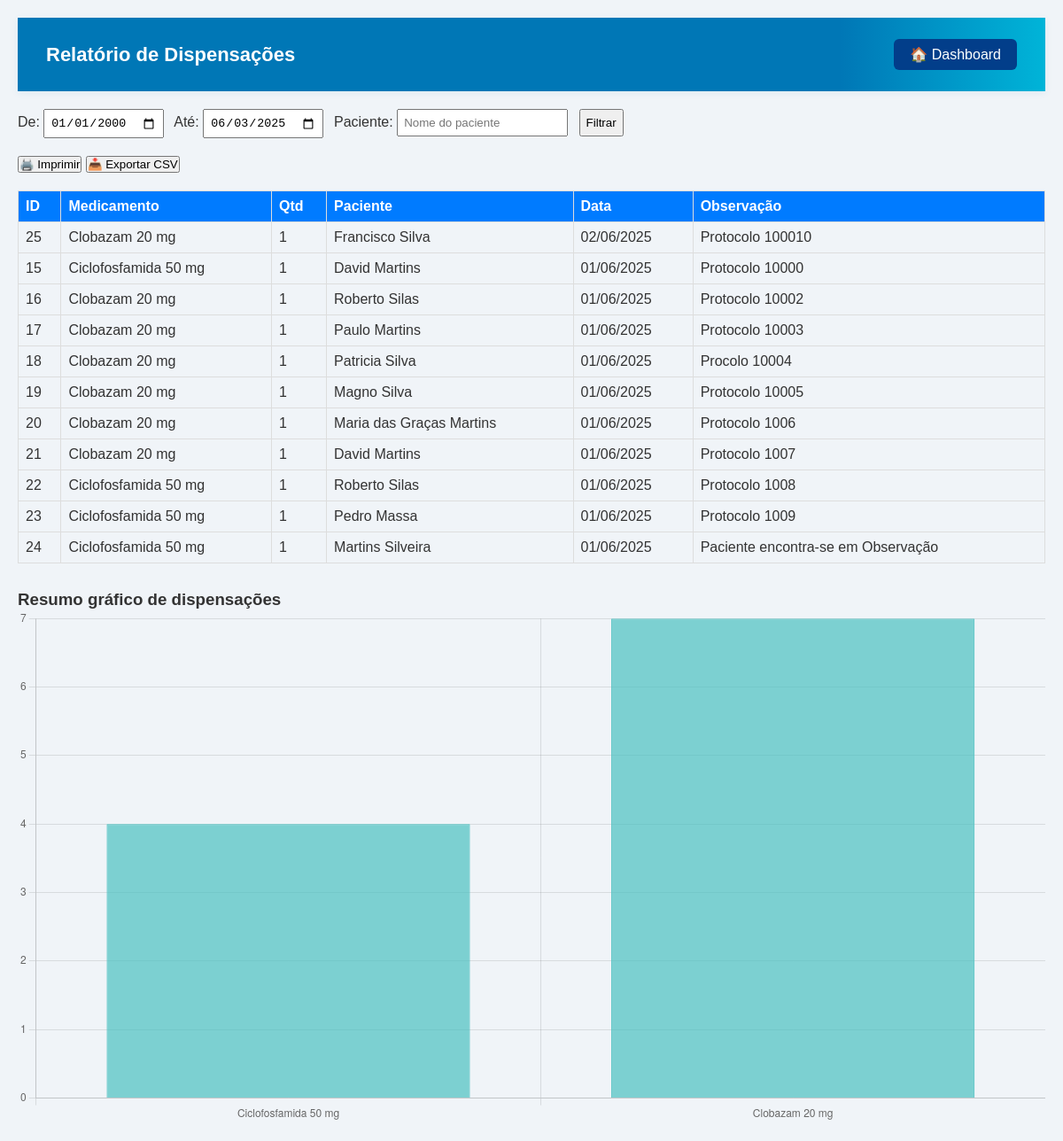
Page /php/relatorios.php (signed in) on the committed database.
### tables this page shows
CREATE TABLE `dispensacoes` (
  `id` int(11) NOT NULL,
  `medicamento_id` int(11) NOT NULL,
  `quantidade` int(11) NOT NULL,
  `paciente` varchar(255) NOT NULL DEFAULT current_timestamp(),
  `data_disp` date NOT NULL,
  `observacao` text NOT NULL DEFAULT current_timestamp()
);

CREATE TABLE `medicamentos` (
  `id` int(11) NOT NULL,
  `nome` varchar(100) NOT NULL,
  `descricao` text DEFAULT NULL,
  `validade` date NOT NULL,
  `quantidade` int(11) NOT NULL DEFAULT 0
);

### php/relatorios.php (the view, shortened to what this page needs)
<?php
include("conexao.php");
$data_fim = isset($_GET['data_fim']) ? $_GET['data_fim'] : date('Y-m-d');
$paciente = isset($_GET['paciente']) ? trim($_GET['paciente']) : '';
$data_inicio = isset($_GET['data_inicio']) ? $_GET['data_inicio'] : '2000-01-01';
$sql = "SELECT d.id, m.nome AS medicamento, d.quantidade, d.paciente, d.data_disp, d.observacao
        FROM dispensacoes d
        JOIN medicamentos m ON d.medicamento_id = m.id
        WHERE d.data_disp BETWEEN ? AND ?";
$params = [$data_inicio, $data_fim];
$types = "ss";
$sql .= " ORDER BY d.data_disp DESC";
$stmt = $conn->prepare($sql);
$stmt->bind_param($types, ...$params);
$stmt->execute();
$result = $stmt->get_result();
$sqlGrafico = "SELECT m.nome AS medicamento, COUNT(d.id) AS total
               FROM dispensacoes d
               JOIN medicamentos m ON d.medicamento_id = m.id
               WHERE d.data_disp BETWEEN ? AND ?
               GROUP BY d.medicamento_id";
$stmtGrafico = $conn->prepare($sqlGrafico);
$stmtGrafico->bind_param("ss", $data_inicio, $data_fim);
$stmtGrafico->execute();
$resultadoGrafico = $stmtGrafico->get_result();
$medicamentos = [];
$totais = [];
while ($row = $resultadoGrafico->fetch_assoc()) {
    $medicamentos[] = $row['medicamento'];
    $totais[] = $row['total'];
}
?>
<!DOCTYPE html>
<html lang="pt-br">
<head>
    <link rel="stylesheet" href="../css/style.css">
    <link rel="stylesheet" href="../css/dashboard.css">
</head>
<body>
<div class="top-bar">
    <h2>Relatório de Dispensações</h2>
    <a href="dashboard.php">🏠 Dashboard</a>
</div>
<form class="filtro-form" method="GET">
    <label>De:</label>
    <input type="date" name="data_inicio" value="<?php echo $data_inicio; ?>" required>
    <label>Até:</label>
    <input type="date" name="data_fim" value="<?php echo $data_fim; ?>" required>
    <label>Paciente:</label>
    <input type="text" name="paciente" value="<?php echo htmlspecialchars($paciente); ?>" placeholder="Nome do paciente">
    <button type="submit">Filtrar</button>
</form>
<div class="btn-actions">
    <button onclick="window.print()">🖨️ Imprimir</button>
    <button onclick="exportarCSV()">📥 Exportar CSV</button>
</div>
<?php if ($result->num_rows > 0): ?>
<table id="tabela-relatorio">
    <thead>
        <tr>
            <th>ID</th>
            <th>Medicamento</th>
            <th>Qtd</th>
            <th>Paciente</th>
            <th>Data</th>
            <th>Observação</th>
        </tr>
    </thead>
    <tbody>
        <?php while ($row = $result->fetch_assoc()): ?>
        <tr>
            <td><?php echo $row['id']; ?></td>
            <td><?php echo htmlspecialchars($row['medicamento']); ?></td>
            <td><?php echo $row['quantidade']; ?></td>
            <td><?php echo htmlspecialchars($row['paciente']); ?></td>
            <td><?php echo date('d/m/Y', strtotime($row['data_disp'])); ?></td>
            <td><?php echo htmlspecialchars($row['observacao']); ?></td>
        </tr>
        <?php endwhile; ?>
    </tbody>
</table>
<?php else: ?>
<p>Nenhum registro encontrado.</p>
<?php endif; ?>
<h3>Resumo gráfico de dispensações</h3>
<canvas id="graficoDispensacoes" width="600" height="300"></canvas>
<script>
function exportarCSV() {
    let csv = [];
    let rows = document.querySelectorAll("#tabela-relatorio tr");
    for (let i = 0; i < rows.length; i++) {
        let cols = rows[i].querySelectorAll("td, th");
        let row = [];
        for (let j = 0; j < cols.length; j++) {
            let text = cols[j].innerText.replace(/(\r\n|\n|\r)/gm, " ").replace(/"/g, '""');
            row.push('"' + text + '"');
        }
        csv.push(row.join(","));
    }
    let blob = new Blob([csv.join("\n")], { type: "text/csv" });
    let link = document.createElement("a");
    link.download = "relatorio_dispensacoes.csv";
    link.href = URL.createObjectURL(blob);
    link.click();
}
const ctx = document.getElementById('graficoDispensacoes').getContext('2d');
new Chart(ctx, {
    type: 'bar',
    data: {
        labels: <?php echo json_encode($medicamentos); ?>,
        datasets: [{
            label: 'Dispensações',
            data: <?php echo json_encode($totais); ?>,
            backgroundColor: 'rgba(75, 192, 192, 0.7)',
            borderColor: 'rgba(75, 192, 192, 1)',
            borderWidth: 1
        }]
    },
    options: {
        scales: {
            y: {
                beginAtZero: true,
                precision: 0
            }
        },
        plugins: {
            legend: { display: false }
        }
    }
});
</script>
</body>
</html>

### css/style.css (style rules this page uses)
* { margin: 0; padding: 0; box-sizing: border-box; }
body { font-family: 'Segoe UI', sans-serif; background-color: #f0f4f8; color: #333; }
.top-bar { background: linear-gradient(90deg, #0077b6 80%, #00b4d8 100%); color: #fff; padding: 24px 32px; display: flex; justify-content: space-between; align-items: center; box-shadow: 0 2px 8px rgba(0, 119, 182, 0.08); }
.top-bar h2, .top-bar h1 { font-size: 22px; }
.top-bar a { color: #fff; text-decoration: none; background-color: #023e8a; padding: 8px 18px; border-radius: 6px; transition: background 0.3s; font-weight: 500; }

### css/dashboard.css (style rules this page uses)
:root { --primary: #2c3e50; --primary-light: #34495e; --primary-dark: #1a252f; --secondary: #3498db; --secondary-light: #5dade2; --accent: #e74c3c; --success: #2ecc71; --warning: #f39c12; --danger: #e74c3c; --info: #3498db; --text-dark: #2c3e50; --text-light: #7f8c8d; --text-lighter: #bdc3c7; --background: #ecf0f1; --card-bg: #ffffff; --border-color: #dfe6e9; --sidebar-width: 250px; --header-height: 64px; --border-radius: 8px; --transition-speed: 0.3s; --shadow: 0 2px 12px rgba(0, 0, 0, 0.08); --spacing-xs: 8px; --spacing-sm: 15px; --spacing-md: 20px; --spacing-lg: 25px; }

### php/relatorios.php (style rules this page uses)
body { padding: 20px; font-family: Arial, sans-serif; }
.top-bar { display: flex; justify-content: space-between; align-items: center; }
h2 { margin: 0; }
.filtro-form { margin: 20px 0; }
.filtro-form input, .filtro-form button { padding: 6px; margin-right: 8px; }
.btn-actions { margin-bottom: 20px; }
table { border-collapse: collapse; width: 100%; margin-bottom: 30px; }
table, th, td { border: 1px solid #ddd; }
th, td { padding: 8px; text-align: left; }
th { background: #007BFF; color: white; }

### rows in the picture
dispensacoes: id "25", medicamento.nome "Clobazam 20 mg", quantidade "1", paciente "Francisco Silva", data_disp "02/06/2025", observacao "Protocolo 100010"
dispensacoes: id "15", medicamento.nome "Ciclofosfamida 50 mg", quantidade "1", paciente "David Martins", data_disp "01/06/2025", observacao "Protocolo 10000"
dispensacoes: id "16", medicamento.nome "Clobazam 20 mg", quantidade "1", paciente "Roberto Silas", data_disp "01/06/2025", observacao "Protocolo 10002"
dispensacoes: id "17", medicamento.nome "Clobazam 20 mg", quantidade "1", paciente "Paulo Martins", data_disp "01/06/2025", observacao "Protocolo 10003"
dispensacoes: id "18", medicamento.nome "Clobazam 20 mg", quantidade "1", paciente "Patricia Silva", data_disp "01/06/2025", observacao "Procolo 10004"
dispensacoes: id "19", medicamento.nome "Clobazam 20 mg", quantidade "1", paciente "Magno Silva", data_disp "01/06/2025", observacao "Protocolo 10005"
dispensacoes: id "20", medicamento.nome "Clobazam 20 mg", quantidade "1", paciente "Maria das Graças Martins", data_disp "01/06/2025", observacao "Protocolo 1006"
dispensacoes: id "21", medicamento.nome "Clobazam 20 mg", quantidade "1", paciente "David Martins", data_disp "01/06/2025", observacao "Protocolo 1007"
dispensacoes: id "22", medicamento.nome "Ciclofosfamida 50 mg", quantidade "1", paciente "Roberto Silas", data_disp "01/06/2025", observacao "Protocolo 1008"
dispensacoes: id "23", medicamento.nome "Ciclofosfamida 50 mg", quantidade "1", paciente "Pedro Massa", data_disp "01/06/2025", observacao "Protocolo 1009"
dispensacoes: id "24", medicamento.nome "Ciclofosfamida 50 mg", quantidade "1", paciente "Martins Silveira", data_disp "01/06/2025", observacao "Paciente encontra-se em Observação"

### other values in the picture
chart data {{ json_encode($medicamentos) }} ["Ciclofosfamida 50 mg","Clobazam 20 mg"]
chart data {{ json_encode($totais) }} [4,7]
